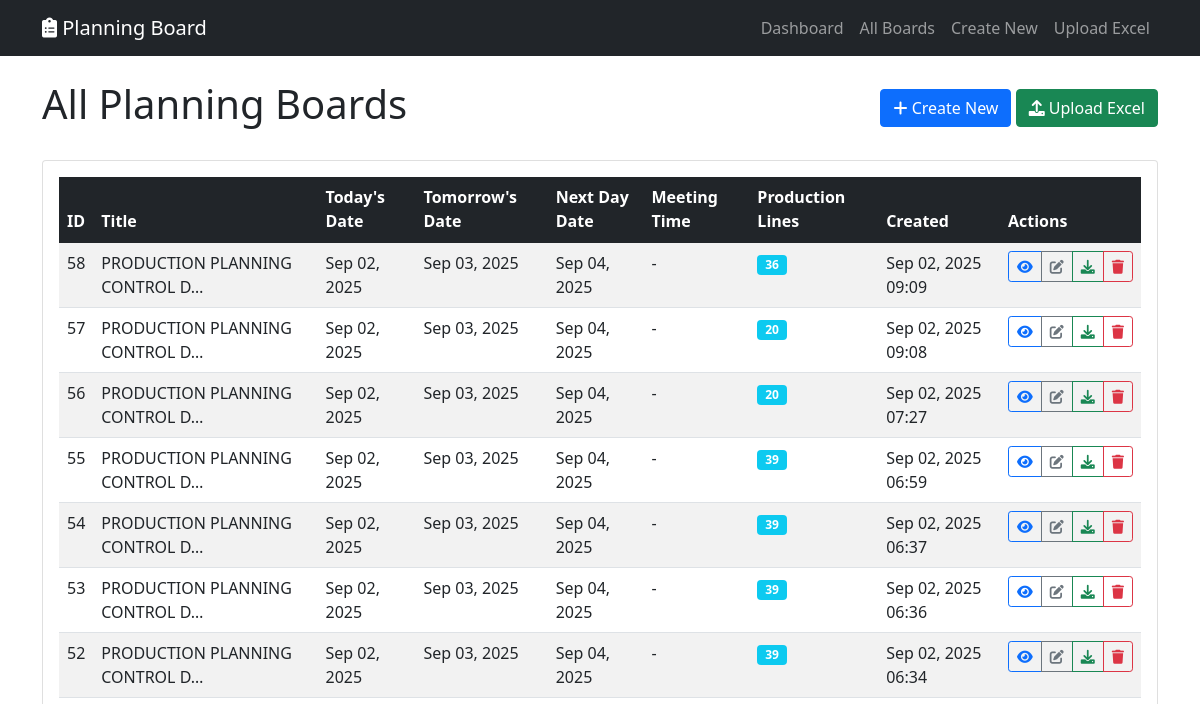
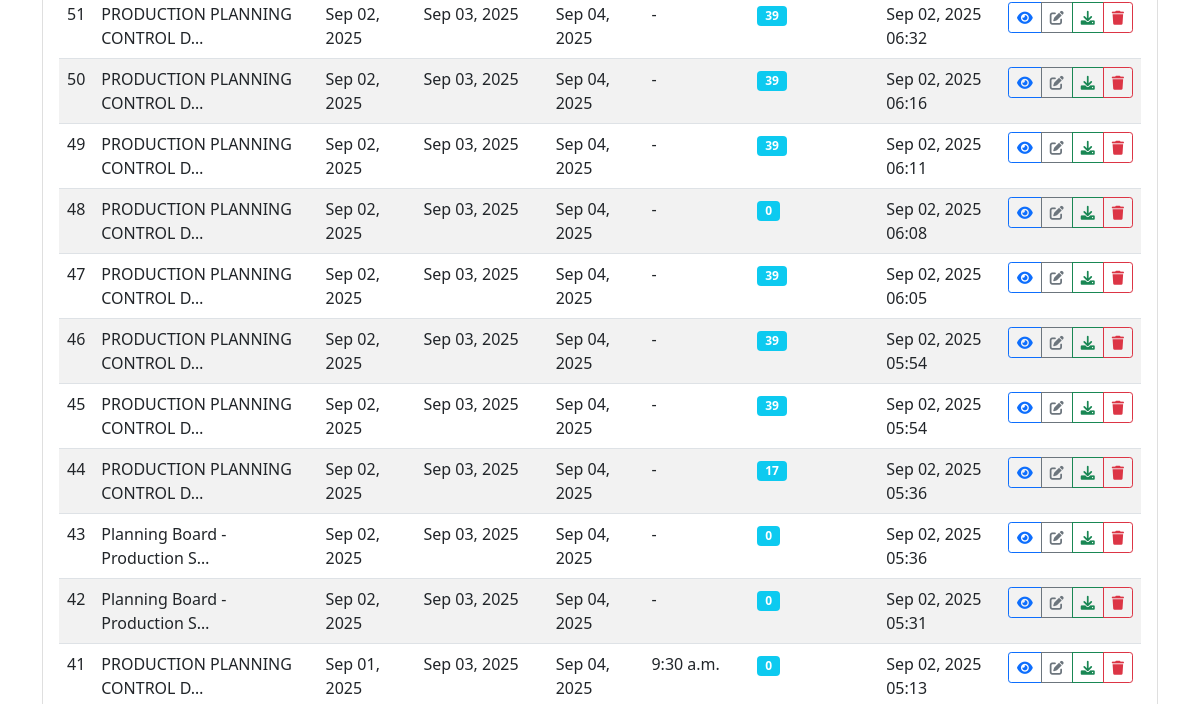
Before: /planning/boards/ (signed in, upper part) with the older database file (2 pictures, top to bottom).
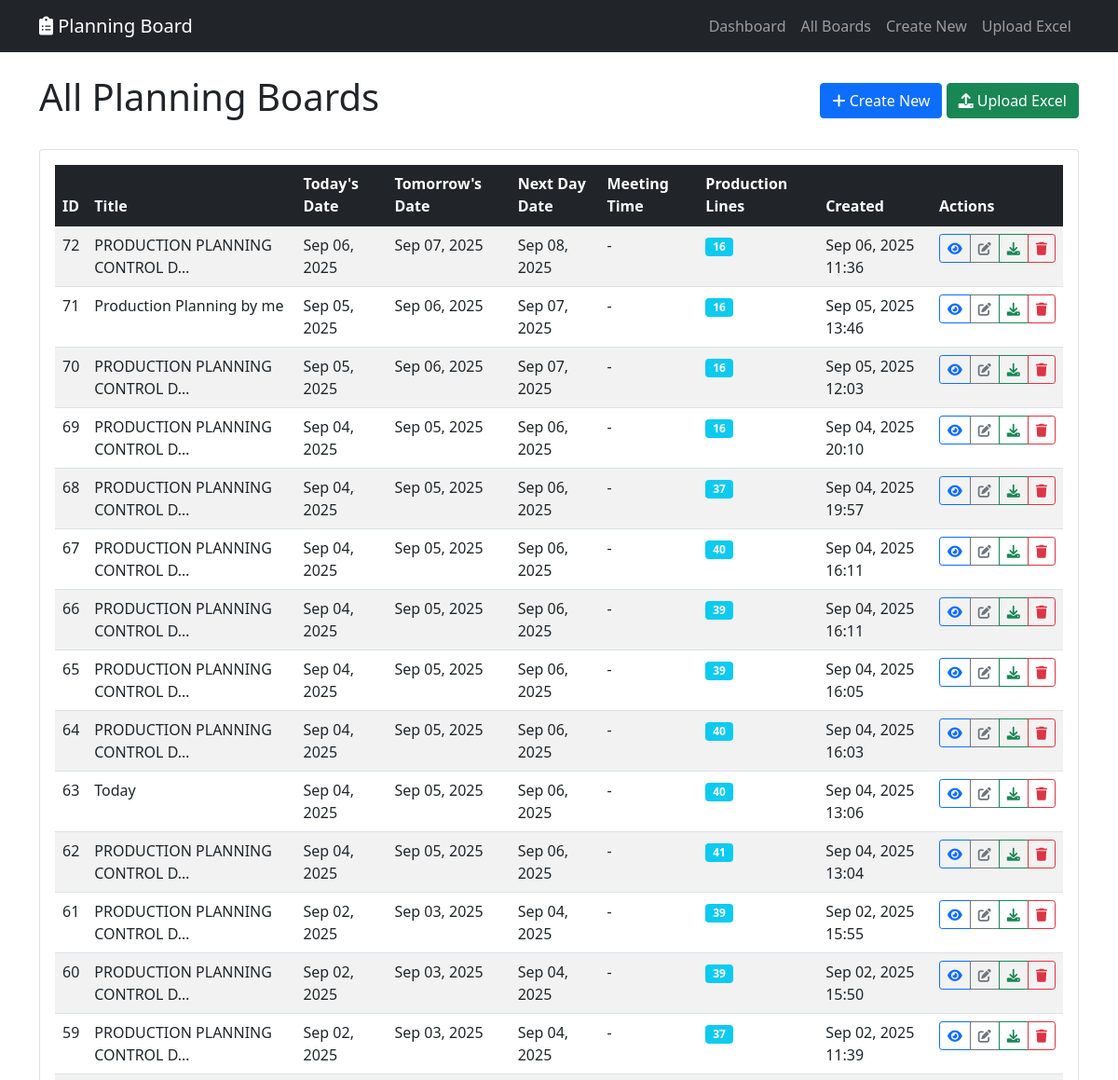
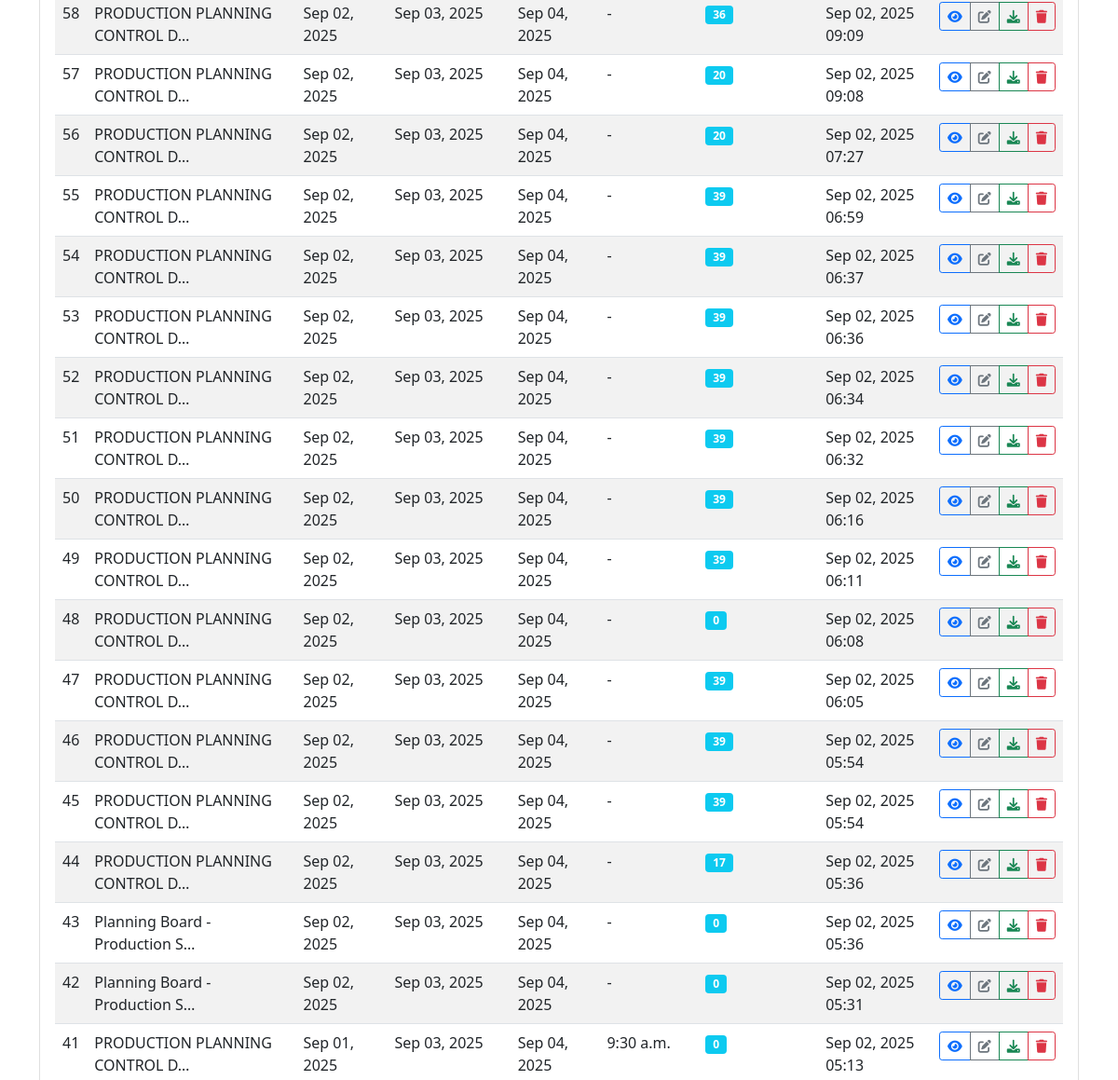
After: the same page with the newer database file (2 pictures, top to bottom).
### planning_board/models.py (models this page shows, shortened)
class PlanningBoard(models.Model):
    title = models.CharField(max_length=200, default="PRODUCTION PLANNING CONTROL DISPLAY BOARD")
    meeting_time = models.TimeField(null=True, blank=True)
    today_date = models.DateField(default=timezone.now)
    tomorrow_date = models.DateField()
    next_day_date = models.DateField()
    created_by = models.ForeignKey(User, on_delete=models.CASCADE)
    created_at = models.DateTimeField(auto_now_add=True)
    updated_at = models.DateTimeField(auto_now=True)
    class Meta:
        ordering = ['-created_at']

### planning_board/views.py (the view)
# urls.py: path('boards/', views.planning_board_list, name='list'),
@login_required
def planning_board_list(request):
    boards = PlanningBoard.objects.filter(created_by=request.user).order_by('-created_at')
    return render(request, 'planning_board/list.html', {'boards': boards})

### planning_board/templates/planning_board/list.html (shortened to what this page needs)
{% extends 'planning_board/base.html' %}
{% block content %}
<div class="d-flex justify-content-between align-items-center mb-4">
    <h1>All Planning Boards</h1>
    <div>
        <a href="{% url 'planning_board:create' %}" class="btn btn-primary">
            <i class="fas fa-plus"></i> Create New
        </a>
        <a href="{% url 'planning_board:excel_upload' %}" class="btn btn-success">
            <i class="fas fa-upload"></i> Upload Excel
        </a>
    </div>
</div>
{% if boards %}
    <div class="card">
        <div class="card-body">
            <div class="table-responsive">
                <table class="table table-striped table-hover">
                    <thead class="table-dark">
                        <tr>
                            <th>ID</th>
                            <th>Title</th>
                            <th>Today's Date</th>
                            <th>Tomorrow's Date</th>
                            <th>Next Day Date</th>
                            <th>Meeting Time</th>
                            <th>Production Lines</th>
                            <th>Created</th>
                            <th>Actions</th>
                        </tr>
                    </thead>
                    <tbody>
                        {% for board in boards %}
                            <tr>
                                <td>{{ board.id }}</td>
                                <td>{{ board.title|truncatechars:30 }}</td>
                                <td>{{ board.today_date|date:"M d, Y" }}</td>
                                <td>{{ board.tomorrow_date|date:"M d, Y" }}</td>
                                <td>{{ board.next_day_date|date:"M d, Y" }}</td>
                                <td>{{ board.meeting_time|default:"-" }}</td>
                                <td>
                                    <span class="badge bg-info">{{ board.production_lines.count }}</span>
                                </td>
                                <td>{{ board.created_at|date:"M d, Y H:i" }}</td>
                                <td>
                                    <div class="btn-group" role="group">
                                        <a href="{% url 'planning_board:detail' board.pk %}"
                                           class="btn btn-sm btn-outline-primary" title="View">
                                            <i class="fas fa-eye"></i>
                                        </a>
                                        <a href="{% url 'planning_board:edit' board.pk %}"
                                           class="btn btn-sm btn-outline-secondary" title="Edit">
                                            <i class="fas fa-edit"></i>
                                        </a>
                                        <a href="{% url 'planning_board:export_excel' board.pk %}"
                                           class="btn btn-sm btn-outline-success" title="Export">
                                            <i class="fas fa-download"></i>
                                        </a>
                                        <a href="{% url 'planning_board:delete' board.pk %}"
                                           class="btn btn-sm btn-outline-danger" title="Delete">
                                            <i class="fas fa-trash"></i>
                                        </a>
                                    </div>
                                </td>
                            </tr>
                        {% endfor %}
                    </tbody>
                </table>
            </div>
        </div>
    </div>
{% endif %}
{% endblock %}

### planning_board/templates/planning_board/base.html (shortened to what this page needs)
<!DOCTYPE html>
<html lang="en">
<head>
    <link href="https://cdn.jsdelivr.net/npm/bootstrap@5.1.3/dist/css/bootstrap.min.css" rel="stylesheet">
    <link href="https://cdnjs.cloudflare.com/ajax/libs/font-awesome/6.0.0/css/all.min.css" rel="stylesheet">
</head>
<body>
    <nav class="navbar navbar-expand-lg navbar-dark bg-dark">
        <div class="container">
            <a class="navbar-brand" href="{% url 'planning_board:dashboard' %}">
                <i class="fas fa-clipboard-list"></i> Planning Board
            </a>
            <div class="navbar-nav ms-auto">
                <a class="nav-link" href="{% url 'planning_board:dashboard' %}">Dashboard</a>
                <a class="nav-link" href="{% url 'planning_board:list' %}">All Boards</a>
                <a class="nav-link" href="{% url 'planning_board:create' %}">Create New</a>
                <a class="nav-link" href="{% url 'planning_board:excel_upload' %}">Upload Excel</a>
            </div>
        </div>
    </nav>
    <main class="container mt-4">
        {% block content %}{% endblock %}
    </main>
</body>
</html>

Changed rows visible on the page:
added PlanningBoard: id "72", title "PRODUCTION PLANNING CONTROL D…", today_date "Sep 06, 2025", tomorrow_date "Sep 07, 2025", next_day_date "Sep 08, 2025", meeting_time "-", production_lines.count "16", created_at "Sep 06, 2025 11:36"
added PlanningBoard: id "71", title "Production Planning by me", today_date "Sep 05, 2025", tomorrow_date "Sep 06, 2025", next_day_date "Sep 07, 2025", meeting_time "-", production_lines.count "16", created_at "Sep 05, 2025 13:46"
added PlanningBoard: id "70", title "PRODUCTION PLANNING CONTROL D…", today_date "Sep 05, 2025", tomorrow_date "Sep 06, 2025", next_day_date "Sep 07, 2025", meeting_time "-", production_lines.count "16", created_at "Sep 05, 2025 12:03"
added PlanningBoard: id "69", title "PRODUCTION PLANNING CONTROL D…", today_date "Sep 04, 2025", tomorrow_date "Sep 05, 2025", next_day_date "Sep 06, 2025", meeting_time "-", production_lines.count "16", created_at "Sep 04, 2025 20:10"
added PlanningBoard: id "68", title "PRODUCTION PLANNING CONTROL D…", today_date "Sep 04, 2025", tomorrow_date "Sep 05, 2025", next_day_date "Sep 06, 2025", meeting_time "-", production_lines.count "37", created_at "Sep 04, 2025 19:57"
added PlanningBoard: id "67", title "PRODUCTION PLANNING CONTROL D…", today_date "Sep 04, 2025", tomorrow_date "Sep 05, 2025", next_day_date "Sep 06, 2025", meeting_time "-", production_lines.count "40", created_at "Sep 04, 2025 16:11"
added PlanningBoard: id "66", title "PRODUCTION PLANNING CONTROL D…", today_date "Sep 04, 2025", tomorrow_date "Sep 05, 2025", next_day_date "Sep 06, 2025", meeting_time "-", production_lines.count "39", created_at "Sep 04, 2025 16:11"
added PlanningBoard: id "65", title "PRODUCTION PLANNING CONTROL D…", today_date "Sep 04, 2025", tomorrow_date "Sep 05, 2025", next_day_date "Sep 06, 2025", meeting_time "-", production_lines.count "39", created_at "Sep 04, 2025 16:05"
added PlanningBoard: id "64", title "PRODUCTION PLANNING CONTROL D…", today_date "Sep 04, 2025", tomorrow_date "Sep 05, 2025", next_day_date "Sep 06, 2025", meeting_time "-", production_lines.count "40", created_at "Sep 04, 2025 16:03"
added PlanningBoard: id "63", title "Today", today_date "Sep 04, 2025", tomorrow_date "Sep 05, 2025", next_day_date "Sep 06, 2025", meeting_time "-", production_lines.count "40", created_at "Sep 04, 2025 13:06"
added PlanningBoard: id "62", title "PRODUCTION PLANNING CONTROL D…", today_date "Sep 04, 2025", tomorrow_date "Sep 05, 2025", next_day_date "Sep 06, 2025", meeting_time "-", production_lines.count "41", created_at "Sep 04, 2025 13:04"
added PlanningBoard: id "61", title "PRODUCTION PLANNING CONTROL D…", today_date "Sep 02, 2025", tomorrow_date "Sep 03, 2025", next_day_date "Sep 04, 2025", meeting_time "-", production_lines.count "39", created_at "Sep 02, 2025 15:55"
added PlanningBoard: id "60", title "PRODUCTION PLANNING CONTROL D…", today_date "Sep 02, 2025", tomorrow_date "Sep 03, 2025", next_day_date "Sep 04, 2025", meeting_time "-", production_lines.count "39", created_at "Sep 02, 2025 15:50"
added PlanningBoard: id "59", title "PRODUCTION PLANNING CONTROL D…", today_date "Sep 02, 2025", tomorrow_date "Sep 03, 2025", next_day_date "Sep 04, 2025", meeting_time "-", production_lines.count "37", created_at "Sep 02, 2025 11:39"
